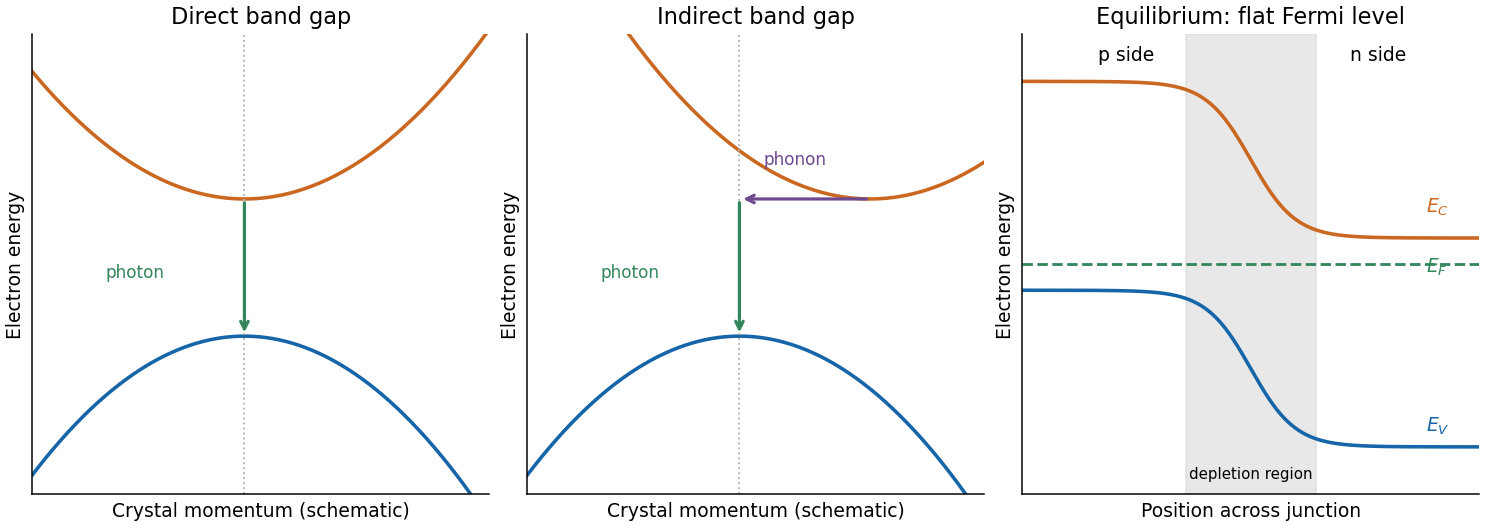

The Python source for this figure:
"""Original solution figure; tested with Python 3.14.4.
Dependencies: NumPy 2.3.5 and Matplotlib 3.10.7 (root pyproject.toml).
Writes its PNG basename into the current working directory.
"""
from pathlib import Path
import numpy as np
import matplotlib
matplotlib.use("Agg")
import matplotlib.pyplot as plt
plt.rcParams.update({"font.size":10,"figure.facecolor":"white","axes.facecolor":"white","savefig.facecolor":"white","axes.spines.top":False,"axes.spines.right":False})
fig,ax=plt.subplots(1,3,figsize=(11,3.9),layout="constrained")
x=np.linspace(-1.3,1.5,500)
for a,shift,title in [(ax[0],0,"Direct band gap"),(ax[1],.8,"Indirect band gap")]:
 a.plot(x,-.6*x*x,color="#1565a8",lw=1.9)
 a.plot(x,1+.55*(x-shift)**2,color="#ca6720",lw=1.9)
 a.axvline(0,color=".7",ls=":",lw=1)
 a.set(xlim=(-1.3,1.5),ylim=(-1.15,2.2),xlabel="Crystal momentum (schematic)",ylabel="Electron energy",title=title)
 a.set_xticks([]);a.set_yticks([])
 a.annotate("",xy=(0,0),xytext=(0,1),arrowprops={"arrowstyle":"->","color":"#33865b","lw":1.7})
 a.text(-.85,.43,"photon",fontsize=9,color="#33865b")
ax[1].annotate("",xy=(0,1),xytext=(.8,1),arrowprops={"arrowstyle":"->","color":"#6e4a91","lw":1.7})
ax[1].text(.15,1.25,"phonon",fontsize=9,color="#6e4a91")
x=np.linspace(-3,3,500);ec=.25+.75*(1-np.tanh(1.7*x));ev=ec-2
ax[2].axvspan(-.85,.85,color=".85",alpha=.6)
ax[2].plot(x,ec,color="#ca6720",lw=1.9);ax[2].plot(x,ev,color="#1565a8",lw=1.9)
ax[2].axhline(0,color="#33865b",ls="--",lw=1.5)
ax[2].text(2.3,.5,r"$E_C$",color="#ca6720")
ax[2].text(2.3,-.08,r"$E_F$",color="#33865b")
ax[2].text(2.3,-1.6,r"$E_V$",color="#1565a8")
ax[2].text(-2,1.95,"p side");ax[2].text(1.3,1.95,"n side")
ax[2].text(0,-2.05,"depletion region",ha="center",fontsize=8)
ax[2].set(xlim=(-3,3),ylim=(-2.2,2.2),xlabel="Position across junction",ylabel="Electron energy",title="Equilibrium: flat Fermi level")
ax[2].set_xticks([]);ax[2].set_yticks([])
fig.savefig(Path(__file__).with_suffix('.png').name,dpi=135)
